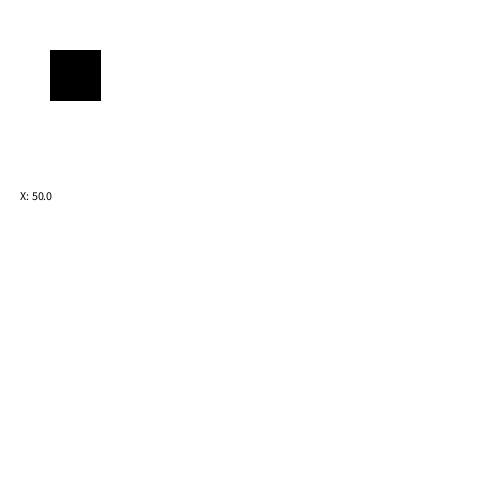
Frame 1 (no input)
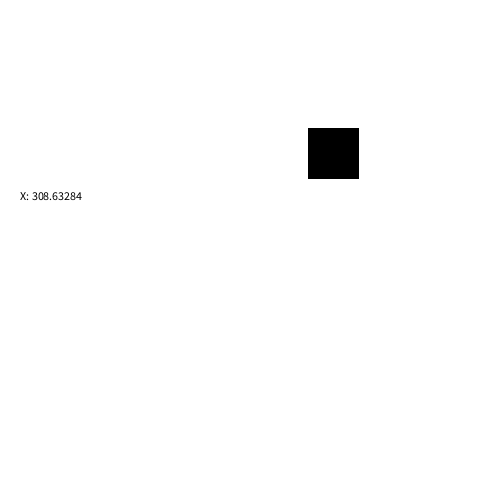
Frame 60 (the mouse pressed at the canvas centre just before this capture)
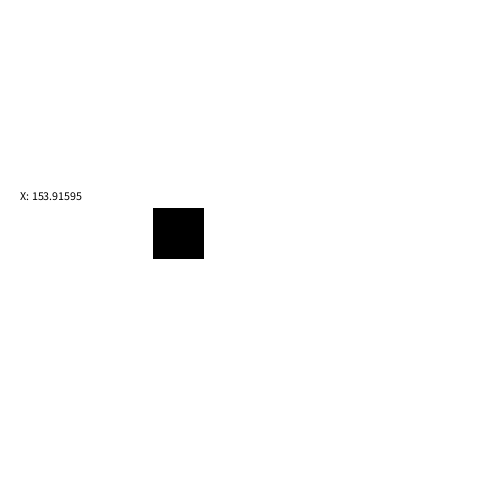
Frame 120 (the mouse held since frame 60 and released just before this capture)

The Processing sketch that drew these frames (run headless with seeded random() and noise(); from frame 60 on, the mouse is pressed at the canvas centre):

// Processing sketch: processing_106194
// ── processing_106194.pde


float x = 50;
int y = 50;
void setup(){
size(500,500);
background(255);
}

void draw(){
background(255);
fill(0);
text("X: " +  x, 20,200);
rect(x,y,50,50);
if (y >= 500){
  y = - 2;
  x = random(50,450);
  }
  else{
    y = y +10;
  }
}

 
